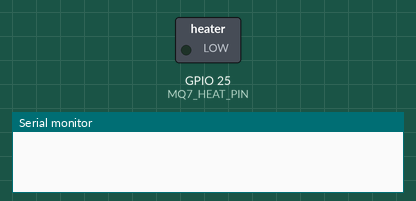
A program run on a simulated ESP32. Parts: switched loads named in the program (green lamp = pin HIGH), the last lines printed to the serial monitor.

Above: at 0.0 s.
At 70.1 s:
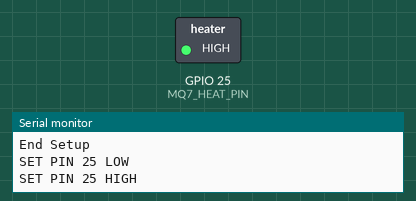
Timing chart, 0 to 71.6 s (numbered marks = the images above):
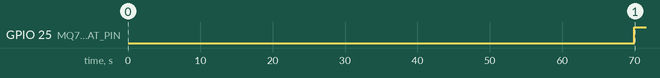

The program:

main.cpp
```cpp
#include <Arduino.h>
#define MQ7_HEAT_PIN 25  // Pin para control del calentador
#define MQ7_READ_PIN 34  // Pin ADC para lectura

void setup() {
  Serial.begin(115200);
  pinMode(MQ7_HEAT_PIN, OUTPUT);
  delay(10000);
  Serial.println("End Setup");
}

void loop() {
  // **Fase alta - 5V en el MQ7 por 60 segundos**
  //**la salida esta conectada al Gate de un MOSFET que no conduce , el MQ7 recibe 5V */
  Serial.println("SET PIN 25 LOW");
  digitalWrite(MQ7_HEAT_PIN, LOW);
  delay(60000);  // Esperar 60 segundos

  // **Fase baja - 1.4V en el MQ7 por 90 segundos**
  //la salida saca 0V lo que cierra el MOSFET y el MQ se alimenta con la salida del LM317T
  Serial.println("SET PIN 25 HIGH");
  digitalWrite(MQ7_HEAT_PIN, HIGH);
  delay(90000);  // Esperar 90 segundos

  // **Lectura del sensor**
  int valor = analogRead(MQ7_READ_PIN);
  float voltaje = (valor / 4095.0) * 3.3;  // Conversión a voltaje (ESP32 es 3.3V)
  Serial.print("Valor MQ-7: ");
  Serial.println(valor);
  Serial.print("Voltaje: ");
  Serial.println(voltaje);
}
```

Measured:
- by itself, GPIO 25 (MQ7_HEAT_PIN): LOW → HIGH at 70.0 s
